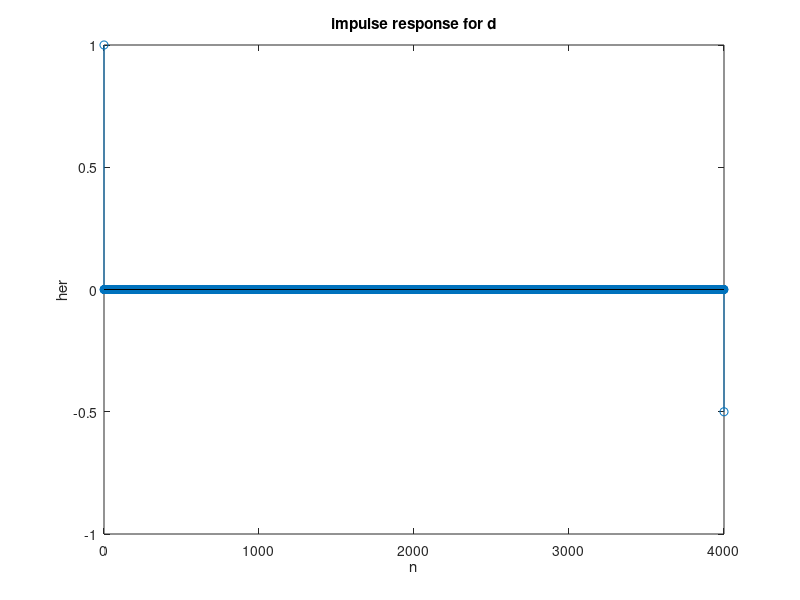

Source code (MATLAB):
n = 0:4000;
d = [1 zeros(1, 4000)];
a1 = [1 zeros(1, 3999) 0.5];
b1 = 1;

her = filter(b1, a1, d);

stem(n, her);
xlabel('n');
ylabel('her');
title('impulse response for d');
